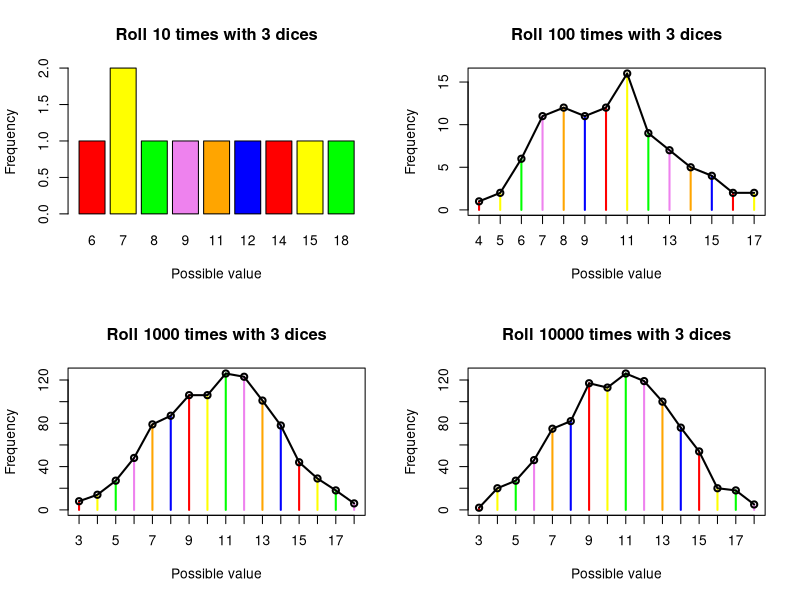

The R script that drew this image:
## ---- chunk 1
knitr::opts_chunk$set(echo = TRUE)
## ---- chunk 2
#The dice funtion, that randomly choses a number between 1 and 6, and where you let the program know how many dices are used.
one.dice <- function(){
  dice <- sample(1:6, size = 3, replace = TRUE)
  return(sum(dice))
}

#The windows of the plots, so I can fit in 4 graphs in 1 image.
par(mfrow=c(2,2))

#The define of the colors
colors = c("red", "yellow", "green", "violet", "orange", "blue")

#The code section of the plotting
##The plot of the 10x
#sims <- replicate(10, one.dice())
#barplot(table(sims),main = "Roll 10 times with 3 dices",xlab = 'Possible value', ylab = 'Frequency',col=colors)

##The plot of the 100x
#sims <- replicate(100, one.dice())
#plot(table(sims),main = "Roll 100 times with 3 dices",xlab = 'Possible value', ylab = 'Frequency',col=colors)
#lines(table(sims), type='o')

##The plot of the 1000x
#sims <- replicate(1000, one.dice())
#plot(table(sims),main = "Roll 1000 times with 3 dices",xlab = 'Possible value', ylab = 'Frequency',col=colors)
#lines(table(sims), type='o')

##The plot of the 10000x
#sims <- replicate(1000, one.dice())
#plot(table(sims),main = "Roll 10000 times with 3 dices",xlab = 'Possible value', ylab = 'Frequency',col=colors)
#lines(table(sims), type='o')
## ---- chunk 3
#The plot of the 10x
sims <- replicate(10, one.dice())
barplot(table(sims),main = "Roll 10 times with 3 dices",xlab = 'Possible value', ylab = 'Frequency',col=colors)

#The plot of the 100x
sims <- replicate(100, one.dice())
plot(table(sims),main = "Roll 100 times with 3 dices",xlab = 'Possible value', ylab = 'Frequency',col=colors)
lines(table(sims), type='o')

#The plot of the 1000x
sims <- replicate(1000, one.dice())
plot(table(sims),main = "Roll 1000 times with 3 dices",xlab = 'Possible value', ylab = 'Frequency',col=colors)
lines(table(sims), type='o')

#The plot of the 10000x
sims <- replicate(1000, one.dice())
plot(table(sims),main = "Roll 10000 times with 3 dices",xlab = 'Possible value', ylab = 'Frequency',col=colors)
lines(table(sims), type='o')
